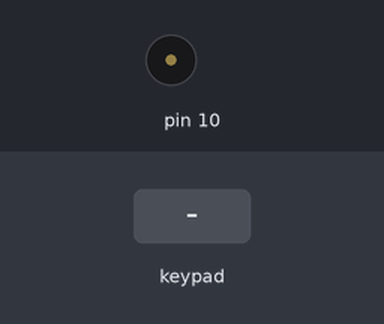
This sketch was run on a simulated Arduino Uno, built with avr-gcc and run on an emulated ATmega328P. On the bench: buzzer (waves = sounding). Inputs (shaded band) come from the test bench. What the sketch prints to the serial monitor is not drawn.

Above: at 1.2 s.
1.3 s: key '#' pressed
At 1.7 s:
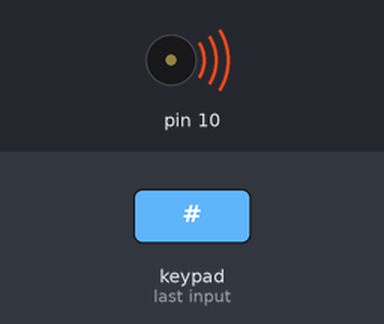
7.9 s: keypad keys 1 2 3 4 # pressed 0.4 s apart
At 11.8 s:
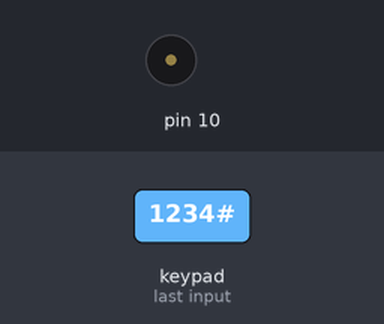
Timing chart, 0 to 12.9 s (numbered marks = the images above; inputs shaded):
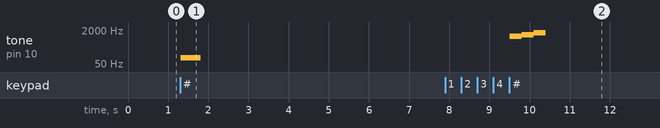

Measured:
- after the input at 1.3 s, tone on pin 10: silent → 100 Hz at once, → silent 0.50 s later
- after the input at 7.9 s, tone on pin 10: silent → 1000 Hz after 1.6 s, → 1200 Hz 0.30 s later, → 1500 Hz 0.30 s later, → silent 0.30 s later

The sketch:

numberPassword_Project.ino
```cpp
#include <Keypad.h>

const byte ROWS = 4;
const byte COLS = 4;
int buzzer = 8;
char keys[ROWS][COLS] = {
  {'1','2','3','A'},
  {'4','5','6','B'},
  {'7','8','9','C'},
  {'*','0','#','D'}
};
int melody[] = {1000, 1200, 1500};
byte rowPins[ROWS] = {9,8,7,6};
byte colPins[COLS] = {5,4,3,2};

Keypad keypad = Keypad(makeKeymap(keys), rowPins, colPins, ROWS, COLS);

String input = "";
String password = "1234";

void setup() {
  Serial.begin(9600);
}

void loop() {
  char key = keypad.getKey();
  if (!key) return;

  if (key >= '0' && key <= '9') {
    input += key;               // 숫자면 저장
    Serial.print("*");          // 화면엔 *로 표시
  }

  else if (key == '#') {        // 엔터 역할
    Serial.println();
    if (input == password) {
      Serial.println("UNLOCK!");

      for (int i = 0; i < 3; i++) {
      tone(10, melody[i]);
      delay(300);}
      noTone(10);

    } else {
      Serial.println("WRONG PASSWORD!");
      tone(10,100);
      delay(500);
      noTone(10);
    }
    input = "";                 // 입력 초기화
  }

  else if (key == '*') {        // 취소/리셋
    input = "";
    Serial.println("\nRESET");
  }
}
```
